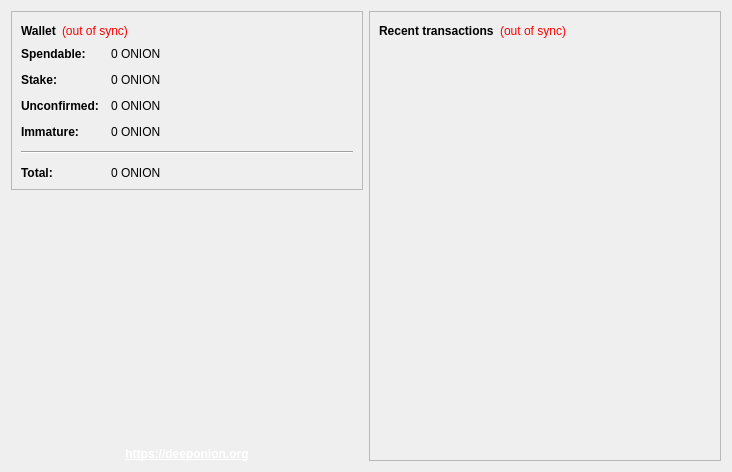
<?xml version="1.0" encoding="UTF-8"?>
<ui version="4.0">
 <class>OverviewPage</class>
 <widget class="QWidget" name="OverviewPage">
  <property name="geometry">
   <rect>
    <x>0</x>
    <y>0</y>
    <width>732</width>
    <height>472</height>
   </rect>
  </property>
  <property name="windowTitle">
   <string>Form</string>
  </property>
  <property name="styleSheet">
   <string notr="true"/>
  </property>
  <layout class="QHBoxLayout" name="horizontalLayout" stretch="0,0">
   <item>
    <layout class="QVBoxLayout" name="verticalLayout_2">
     <item>
      <widget class="QFrame" name="frame">
       <property name="frameShape">
        <enum>QFrame::StyledPanel</enum>
       </property>
       <property name="frameShadow">
        <enum>QFrame::Raised</enum>
       </property>
       <layout class="QVBoxLayout" name="verticalLayout_4">
        <item>
         <layout class="QHBoxLayout" name="horizontalLayout_4">
          <item>
           <widget class="QLabel" name="label_5">
            <property name="font">
             <font>
              <weight>75</weight>
              <bold>true</bold>
             </font>
            </property>
            <property name="text">
             <string>Wallet</string>
            </property>
           </widget>
          </item>
          <item>
           <widget class="QLabel" name="labelWalletStatus">
            <property name="toolTip">
             <string>The displayed information may be out of date. Your wallet automatically synchronizes with the DeepOnion network after a connection is established, but this process has not completed yet.</string>
            </property>
            <property name="styleSheet">
             <string notr="true">QLabel { color: red; }</string>
            </property>
            <property name="text">
             <string notr="true">(out of sync)</string>
            </property>
            <property name="alignment">
             <set>Qt::AlignLeading|Qt::AlignLeft|Qt::AlignVCenter</set>
            </property>
           </widget>
          </item>
          <item>
           <spacer name="horizontalSpacer_2">
            <property name="orientation">
             <enum>Qt::Horizontal</enum>
            </property>
            <property name="sizeHint" stdset="0">
             <size>
              <width>40</width>
              <height>20</height>
             </size>
            </property>
           </spacer>
          </item>
         </layout>
        </item>
        <item>
         <layout class="QFormLayout" name="formLayout_2">
          <property name="fieldGrowthPolicy">
           <enum>QFormLayout::AllNonFixedFieldsGrow</enum>
          </property>
          <property name="horizontalSpacing">
           <number>12</number>
          </property>
          <property name="verticalSpacing">
           <number>12</number>
          </property>
          <item row="0" column="0">
           <widget class="QLabel" name="label">
            <property name="font">
             <font>
              <weight>75</weight>
              <bold>true</bold>
             </font>
            </property>
            <property name="text">
             <string>Spendable:</string>
            </property>
           </widget>
          </item>
          <item row="0" column="1">
           <widget class="QLabel" name="labelBalance">
            <property name="font">
             <font>
              <weight>50</weight>
              <bold>false</bold>
             </font>
            </property>
            <property name="cursor">
             <cursorShape>IBeamCursor</cursorShape>
            </property>
            <property name="toolTip">
             <string>Your current spendable balance</string>
            </property>
            <property name="text">
             <string notr="true">0 ONION</string>
            </property>
            <property name="textInteractionFlags">
             <set>Qt::LinksAccessibleByMouse|Qt::TextSelectableByKeyboard|Qt::TextSelectableByMouse</set>
            </property>
           </widget>
          </item>
          <item row="1" column="0">
           <widget class="QLabel" name="label_6">
            <property name="font">
             <font>
              <weight>75</weight>
              <bold>true</bold>
             </font>
            </property>
            <property name="text">
             <string>Stake:</string>
            </property>
           </widget>
          </item>
          <item row="1" column="1">
           <widget class="QLabel" name="labelStake">
            <property name="font">
             <font>
              <weight>50</weight>
              <bold>false</bold>
             </font>
            </property>
            <property name="cursor">
             <cursorShape>IBeamCursor</cursorShape>
            </property>
            <property name="toolTip">
             <string>Total of coins that was staked, and do not yet count toward the current balance</string>
            </property>
            <property name="text">
             <string notr="true">0 ONION</string>
            </property>
            <property name="textInteractionFlags">
             <set>Qt::LinksAccessibleByMouse|Qt::TextSelectableByKeyboard|Qt::TextSelectableByMouse</set>
            </property>
           </widget>
          </item>
          <item row="2" column="0">
           <widget class="QLabel" name="label_3">
            <property name="font">
             <font>
              <weight>75</weight>
              <bold>true</bold>
             </font>
            </property>
            <property name="text">
             <string>Unconfirmed:</string>
            </property>
           </widget>
          </item>
          <item row="2" column="1">
           <widget class="QLabel" name="labelUnconfirmed">
            <property name="font">
             <font>
              <weight>50</weight>
              <bold>false</bold>
             </font>
            </property>
            <property name="cursor">
             <cursorShape>IBeamCursor</cursorShape>
            </property>
            <property name="toolTip">
             <string>Total of transactions that have yet to be confirmed, and do not yet count toward the current balance</string>
            </property>
            <property name="text">
             <string notr="true">0 ONION</string>
            </property>
            <property name="textInteractionFlags">
             <set>Qt::LinksAccessibleByMouse|Qt::TextSelectableByKeyboard|Qt::TextSelectableByMouse</set>
            </property>
           </widget>
          </item>
          <item row="3" column="0">
           <widget class="QLabel" name="labelImmatureText">
            <property name="font">
             <font>
              <weight>75</weight>
              <bold>true</bold>
             </font>
            </property>
            <property name="text">
             <string>Immature:</string>
            </property>
           </widget>
          </item>
          <item row="3" column="1">
           <widget class="QLabel" name="labelImmature">
            <property name="font">
             <font>
              <weight>50</weight>
              <bold>false</bold>
             </font>
            </property>
            <property name="toolTip">
             <string>Mined balance that has not yet matured</string>
            </property>
            <property name="text">
             <string notr="true">0 ONION</string>
            </property>
            <property name="textInteractionFlags">
             <set>Qt::LinksAccessibleByMouse|Qt::TextSelectableByKeyboard|Qt::TextSelectableByMouse</set>
            </property>
           </widget>
          </item>
          <item row="4" column="0" colspan="2">
           <widget class="Line" name="line">
            <property name="orientation">
             <enum>Qt::Horizontal</enum>
            </property>
           </widget>
          </item>
          <item row="5" column="0">
           <widget class="QLabel" name="labelTotalText">
            <property name="font">
             <font>
              <weight>75</weight>
              <bold>true</bold>
             </font>
            </property>
            <property name="text">
             <string>Total:</string>
            </property>
           </widget>
          </item>
          <item row="5" column="1">
           <widget class="QLabel" name="labelTotal">
            <property name="font">
             <font>
              <weight>50</weight>
              <bold>false</bold>
             </font>
            </property>
            <property name="cursor">
             <cursorShape>IBeamCursor</cursorShape>
            </property>
            <property name="toolTip">
             <string>Your current total balance</string>
            </property>
            <property name="text">
             <string notr="true">0 ONION</string>
            </property>
            <property name="textInteractionFlags">
             <set>Qt::LinksAccessibleByMouse|Qt::TextSelectableByKeyboard|Qt::TextSelectableByMouse</set>
            </property>
           </widget>
          </item>
         </layout>
        </item>
       </layout>
      </widget>
     </item>
     <item>
      <spacer name="verticalSpacer_4">
       <property name="orientation">
        <enum>Qt::Vertical</enum>
       </property>
       <property name="sizeHint" stdset="0">
        <size>
         <width>20</width>
         <height>40</height>
        </size>
       </property>
      </spacer>
     </item>
     <item>
      <widget class="QLabel" name="wallet_logo_lbl">
       <property name="frameShape">
        <enum>QFrame::NoFrame</enum>
       </property>
       <property name="lineWidth">
        <number>1</number>
       </property>
       <property name="text">
        <string/>
       </property>
       <property name="scaledContents">
        <bool>false</bool>
       </property>
       <property name="alignment">
        <set>Qt::AlignCenter</set>
       </property>
       <property name="indent">
        <number>0</number>
       </property>
      </widget>
     </item>
     <item>
      <spacer name="verticalSpacer">
       <property name="orientation">
        <enum>Qt::Vertical</enum>
       </property>
       <property name="sizeHint" stdset="0">
        <size>
         <width>20</width>
         <height>40</height>
        </size>
       </property>
      </spacer>
     </item>
     <item>
      <widget class="QLabel" name="label_2">
       <property name="text">
        <string>&lt;html&gt;&lt;head/&gt;&lt;body&gt;&lt;p&gt;&lt;a href=&quot;https://deeponion.org&quot;&gt;&lt;span style=&quot; font-weight:600; text-decoration: underline; color:#ffffff;&quot;&gt;https://deeponion.org&lt;/span&gt;&lt;/a&gt;&lt;/p&gt;&lt;/body&gt;&lt;/html&gt;</string>
       </property>
       <property name="alignment">
        <set>Qt::AlignCenter</set>
       </property>
       <property name="openExternalLinks">
        <bool>true</bool>
       </property>
      </widget>
     </item>
    </layout>
   </item>
   <item>
    <layout class="QVBoxLayout" name="verticalLayout_3">
     <item>
      <widget class="QFrame" name="frame_2">
       <property name="frameShape">
        <enum>QFrame::StyledPanel</enum>
       </property>
       <property name="frameShadow">
        <enum>QFrame::Raised</enum>
       </property>
       <layout class="QVBoxLayout" name="verticalLayout">
        <item>
         <layout class="QHBoxLayout" name="horizontalLayout_2">
          <item>
           <widget class="QLabel" name="label_4">
            <property name="font">
             <font>
              <weight>75</weight>
              <bold>true</bold>
             </font>
            </property>
            <property name="text">
             <string>Recent transactions</string>
            </property>
           </widget>
          </item>
          <item>
           <widget class="QLabel" name="labelTransactionsStatus">
            <property name="toolTip">
             <string>The displayed information may be out of date. Your wallet automatically synchronizes with the DeepOnion network after a connection is established, but this process has not completed yet.</string>
            </property>
            <property name="styleSheet">
             <string notr="true">QLabel { color: red; }</string>
            </property>
            <property name="text">
             <string notr="true">(out of sync)</string>
            </property>
            <property name="alignment">
             <set>Qt::AlignRight|Qt::AlignTrailing|Qt::AlignVCenter</set>
            </property>
           </widget>
          </item>
          <item>
           <spacer name="horizontalSpacer">
            <property name="orientation">
             <enum>Qt::Horizontal</enum>
            </property>
            <property name="sizeHint" stdset="0">
             <size>
              <width>40</width>
              <height>20</height>
             </size>
            </property>
           </spacer>
          </item>
         </layout>
        </item>
        <item>
         <widget class="QListView" name="listTransactions">
          <property name="styleSheet">
           <string notr="true">QListView { background: transparent; }
color: rgb(255, 255, 255);
QToolTip { color: black; }</string>
          </property>
          <property name="frameShape">
           <enum>QFrame::NoFrame</enum>
          </property>
          <property name="verticalScrollBarPolicy">
           <enum>Qt::ScrollBarAlwaysOff</enum>
          </property>
          <property name="horizontalScrollBarPolicy">
           <enum>Qt::ScrollBarAlwaysOff</enum>
          </property>
          <property name="selectionMode">
           <enum>QAbstractItemView::NoSelection</enum>
          </property>
         </widget>
        </item>
       </layout>
      </widget>
     </item>
    </layout>
   </item>
  </layout>
 </widget>
 <resources/>
 <connections/>
</ui>
